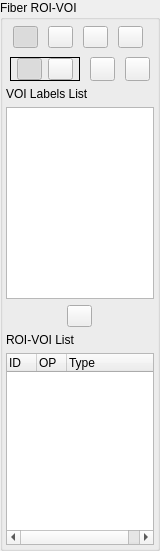
             <widget class="QGroupBox" name="FiberROI_Box">
              <property name="minimumSize">
               <size>
                <width>0</width>
                <height>0</height>
               </size>
              </property>
              <property name="maximumSize">
               <size>
                <width>160</width>
                <height>16777215</height>
               </size>
              </property>
              <property name="title">
               <string>Fiber ROI-VOI</string>
              </property>
              <property name="flat">
               <bool>false</bool>
              </property>
              <layout class="QVBoxLayout" name="verticalLayout_21">
               <property name="leftMargin">
                <number>3</number>
               </property>
               <property name="topMargin">
                <number>3</number>
               </property>
               <property name="rightMargin">
                <number>3</number>
               </property>
               <property name="bottomMargin">
                <number>3</number>
               </property>
               <item>
                <widget class="QFrame" name="frame">
                 <property name="frameShape">
                  <enum>QFrame::NoFrame</enum>
                 </property>
                 <property name="frameShadow">
                  <enum>QFrame::Plain</enum>
                 </property>
                 <layout class="QVBoxLayout" name="verticalLayout_22">
                  <property name="leftMargin">
                   <number>3</number>
                  </property>
                  <property name="topMargin">
                   <number>3</number>
                  </property>
                  <property name="rightMargin">
                   <number>3</number>
                  </property>
                  <property name="bottomMargin">
                   <number>3</number>
                  </property>
                  <item>
                   <layout class="QHBoxLayout" name="horizontalLayout_17">
                    <item>
                     <widget class="QPushButton" name="UncheckROI_Button">
                      <property name="maximumSize">
                       <size>
                        <width>25</width>
                        <height>25</height>
                       </size>
                      </property>
                      <property name="text">
                       <string/>
                      </property>
                      <property name="icon">
                       <iconset resource="TractCreator.qrc">
                        <normaloff>:/images/arrow.png</normaloff>:/images/arrow.png</iconset>
                      </property>
                      <property name="iconSize">
                       <size>
                        <width>23</width>
                        <height>23</height>
                       </size>
                      </property>
                      <property name="checkable">
                       <bool>true</bool>
                      </property>
                      <property name="checked">
                       <bool>true</bool>
                      </property>
                      <property name="autoExclusive">
                       <bool>true</bool>
                      </property>
                     </widget>
                    </item>
                    <item>
                     <widget class="QPushButton" name="FreeHand">
                      <property name="enabled">
                       <bool>true</bool>
                      </property>
                      <property name="maximumSize">
                       <size>
                        <width>25</width>
                        <height>25</height>
                       </size>
                      </property>
                      <property name="toolTip">
                       <string>Freehand</string>
                      </property>
                      <property name="text">
                       <string/>
                      </property>
                      <property name="icon">
                       <iconset resource="TractCreator.qrc">
                        <normaloff>:/images/freehand.png</normaloff>:/images/freehand.png</iconset>
                      </property>
                      <property name="iconSize">
                       <size>
                        <width>20</width>
                        <height>20</height>
                       </size>
                      </property>
                      <property name="checkable">
                       <bool>true</bool>
                      </property>
                      <property name="autoExclusive">
                       <bool>true</bool>
                      </property>
                     </widget>
                    </item>
                    <item>
                     <widget class="QPushButton" name="OvalROI">
                      <property name="enabled">
                       <bool>true</bool>
                      </property>
                      <property name="maximumSize">
                       <size>
                        <width>25</width>
                        <height>25</height>
                       </size>
                      </property>
                      <property name="toolTip">
                       <string>Oval</string>
                      </property>
                      <property name="text">
                       <string/>
                      </property>
                      <property name="icon">
                       <iconset resource="TractCreator.qrc">
                        <normaloff>:/images/oval.png</normaloff>:/images/oval.png</iconset>
                      </property>
                      <property name="iconSize">
                       <size>
                        <width>23</width>
                        <height>23</height>
                       </size>
                      </property>
                      <property name="checkable">
                       <bool>true</bool>
                      </property>
                      <property name="autoExclusive">
                       <bool>true</bool>
                      </property>
                     </widget>
                    </item>
                    <item>
                     <widget class="QPushButton" name="RectROI">
                      <property name="enabled">
                       <bool>true</bool>
                      </property>
                      <property name="maximumSize">
                       <size>
                        <width>25</width>
                        <height>25</height>
                       </size>
                      </property>
                      <property name="toolTip">
                       <string>Rectangular</string>
                      </property>
                      <property name="statusTip">
                       <string/>
                      </property>
                      <property name="text">
                       <string/>
                      </property>
                      <property name="icon">
                       <iconset resource="TractCreator.qrc">
                        <normaloff>:/images/rect.png</normaloff>:/images/rect.png</iconset>
                      </property>
                      <property name="iconSize">
                       <size>
                        <width>23</width>
                        <height>23</height>
                       </size>
                      </property>
                      <property name="checkable">
                       <bool>true</bool>
                      </property>
                      <property name="autoExclusive">
                       <bool>true</bool>
                      </property>
                     </widget>
                    </item>
                   </layout>
                  </item>
                 </layout>
                </widget>
               </item>
               <item>
                <layout class="QHBoxLayout" name="horizontalLayout_4">
                 <item>
                  <widget class="QFrame" name="frame_2">
                   <property name="maximumSize">
                    <size>
                     <width>70</width>
                     <height>16777215</height>
                    </size>
                   </property>
                   <property name="frameShape">
                    <enum>QFrame::Box</enum>
                   </property>
                   <property name="frameShadow">
                    <enum>QFrame::Plain</enum>
                   </property>
                   <layout class="QHBoxLayout" name="horizontalLayout_7">
                    <property name="spacing">
                     <number>0</number>
                    </property>
                    <property name="leftMargin">
                     <number>0</number>
                    </property>
                    <property name="topMargin">
                     <number>0</number>
                    </property>
                    <property name="rightMargin">
                     <number>0</number>
                    </property>
                    <property name="bottomMargin">
                     <number>0</number>
                    </property>
                    <item>
                     <widget class="QPushButton" name="AND">
                      <property name="minimumSize">
                       <size>
                        <width>0</width>
                        <height>0</height>
                       </size>
                      </property>
                      <property name="maximumSize">
                       <size>
                        <width>25</width>
                        <height>25</height>
                       </size>
                      </property>
                      <property name="toolTip">
                       <string>AND ROI</string>
                      </property>
                      <property name="text">
                       <string/>
                      </property>
                      <property name="icon">
                       <iconset resource="TractCreator.qrc">
                        <normaloff>:/images/and.PNG</normaloff>:/images/and.PNG</iconset>
                      </property>
                      <property name="iconSize">
                       <size>
                        <width>20</width>
                        <height>20</height>
                       </size>
                      </property>
                      <property name="checkable">
                       <bool>true</bool>
                      </property>
                      <property name="checked">
                       <bool>true</bool>
                      </property>
                      <property name="autoExclusive">
                       <bool>true</bool>
                      </property>
                     </widget>
                    </item>
                    <item>
                     <widget class="QPushButton" name="NOT">
                      <property name="minimumSize">
                       <size>
                        <width>0</width>
                        <height>0</height>
                       </size>
                      </property>
                      <property name="maximumSize">
                       <size>
                        <width>25</width>
                        <height>25</height>
                       </size>
                      </property>
                      <property name="toolTip">
                       <string>NOT ROI</string>
                      </property>
                      <property name="text">
                       <string/>
                      </property>
                      <property name="icon">
                       <iconset resource="TractCreator.qrc">
                        <normaloff>:/images/not.PNG</normaloff>:/images/not.PNG</iconset>
                      </property>
                      <property name="iconSize">
                       <size>
                        <width>20</width>
                        <height>20</height>
                       </size>
                      </property>
                      <property name="checkable">
                       <bool>true</bool>
                      </property>
                      <property name="checked">
                       <bool>false</bool>
                      </property>
                      <property name="autoExclusive">
                       <bool>true</bool>
                      </property>
                     </widget>
                    </item>
                   </layout>
                  </widget>
                 </item>
                 <item>
                  <widget class="QPushButton" name="ClearROI_Button">
                   <property name="enabled">
                    <bool>true</bool>
                   </property>
                   <property name="maximumSize">
                    <size>
                     <width>25</width>
                     <height>25</height>
                    </size>
                   </property>
                   <property name="toolTip">
                    <string>Clean all ROI-VOI</string>
                   </property>
                   <property name="text">
                    <string/>
                   </property>
                   <property name="icon">
                    <iconset resource="TractCreator.qrc">
                     <normaloff>:/images/clear.png</normaloff>:/images/clear.png</iconset>
                   </property>
                   <property name="iconSize">
                    <size>
                     <width>23</width>
                     <height>23</height>
                    </size>
                   </property>
                  </widget>
                 </item>
                 <item>
                  <widget class="QPushButton" name="UndoROI_Button">
                   <property name="enabled">
                    <bool>true</bool>
                   </property>
                   <property name="maximumSize">
                    <size>
                     <width>25</width>
                     <height>25</height>
                    </size>
                   </property>
                   <property name="text">
                    <string/>
                   </property>
                   <property name="icon">
                    <iconset resource="TractCreator.qrc">
                     <normaloff>:/images/Undo.png</normaloff>:/images/Undo.png</iconset>
                   </property>
                   <property name="iconSize">
                    <size>
                     <width>20</width>
                     <height>20</height>
                    </size>
                   </property>
                  </widget>
                 </item>
                </layout>
               </item>
               <item>
                <widget class="QLabel" name="label">
                 <property name="text">
                  <string>VOI Labels List</string>
                 </property>
                </widget>
               </item>
               <item>
                <widget class="QListWidget" name="Label_VOI_List">
                 <property name="minimumSize">
                  <size>
                   <width>0</width>
                   <height>150</height>
                  </size>
                 </property>
                </widget>
               </item>
               <item>
                <layout class="QHBoxLayout" name="horizontalLayout_2">
                 <item>
                  <widget class="QPushButton" name="Add_VOI_LabelButton">
                   <property name="maximumSize">
                    <size>
                     <width>25</width>
                     <height>25</height>
                    </size>
                   </property>
                   <property name="text">
                    <string/>
                   </property>
                   <property name="icon">
                    <iconset resource="TractCreator.qrc">
                     <normaloff>:/images/down.png</normaloff>:/images/down.png</iconset>
                   </property>
                  </widget>
                 </item>
                </layout>
               </item>
               <item>
                <widget class="QLabel" name="label_2">
                 <property name="text">
                  <string>ROI-VOI List</string>
                 </property>
                </widget>
               </item>
               <item>
                <widget class="QTreeWidget" name="ROI_VOI_List">
                 <property name="minimumSize">
                  <size>
                   <width>0</width>
                   <height>150</height>
                  </size>
                 </property>
                 <property name="editTriggers">
                  <set>QAbstractItemView::NoEditTriggers</set>
                 </property>
                 <property name="rootIsDecorated">
                  <bool>false</bool>
                 </property>
                 <property name="columnCount">
                  <number>3</number>
                 </property>
                 <attribute name="headerDefaultSectionSize">
                  <number>30</number>
                 </attribute>
                 <column>
                  <property name="text">
                   <string>ID</string>
                  </property>
                 </column>
                 <column>
                  <property name="text">
                   <string>OP</string>
                  </property>
                  <property name="toolTip">
                   <string>Operation</string>
                  </property>
                 </column>
                 <column>
                  <property name="text">
                   <string>Type</string>
                  </property>
                 </column>
                </widget>
               </item>
              </layout>
             </widget>
